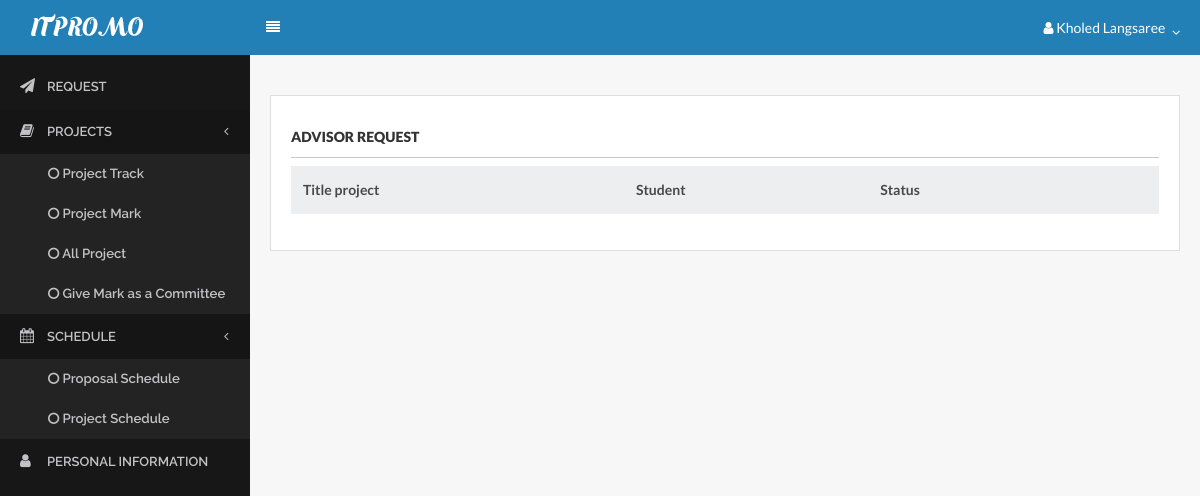
The app's page /index.php?page=student_track_ptoject (signed in), older data.
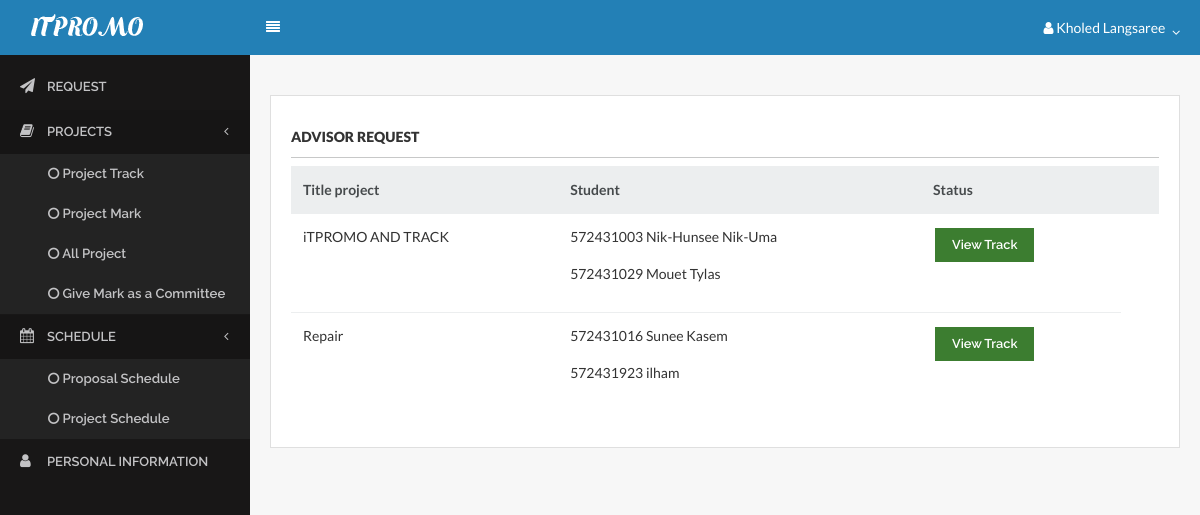
The same page, newer data.
### tables this page shows
CREATE TABLE `files` (
  `files_id` int(11) NOT NULL,
  `files_filename_proposal` varchar(255) NOT NULL,
  `files_filename_project` varchar(255) NOT NULL,
  `advisergroup_id` int(20) NOT NULL,
  `files_status` enum('w','1') NOT NULL COMMENT 'w: wait to accept,1: pass,4:officer approved',
  `member_id` enum('w','4') NOT NULL
);

CREATE TABLE `advisergroup` (
  `advisergroup_id` int(11) NOT NULL,
  `advisergroup_topic` varchar(255) DEFAULT NULL,
  `advisergroup_status` enum('0','w','1') NOT NULL DEFAULT 'w',
  `member_id` int(11) NOT NULL,
  `group_id` int(11) NOT NULL
);

CREATE TABLE `member` (
  `member_id` int(11) NOT NULL,
  `member_idcard` int(30) NOT NULL,
  `member_username` varchar(255) NOT NULL,
  `member_fullname` varchar(255) NOT NULL,
  `member_password` varchar(255) NOT NULL,
  `member_pos` enum('1','2','3','4') NOT NULL COMMENT '1=Advisor, 2=Committee, 3=Student, 4=Officer',
  `member_phone` varchar(255) NOT NULL,
  `member_email` varchar(255) NOT NULL,
  `member_gender` enum('m','f') NOT NULL COMMENT 'm=Male, f=female',
  `admin_id` int(20) NOT NULL COMMENT 'Foreign Key to tb_admin',
  `group_id` int(20) DEFAULT NULL
);

### menu/function.php (the view, shortened to what this page needs)
<?php
function get_member_list($group_id){
	$rows = "";
require 'connect.php';
  $sql = "SELECT member_fullname, member_idcard FROM member WHERE group_id = '$group_id'";
	if($rs = $db->query($sql)){
		if($rs->num_rows > 0){
			while($row = $rs->fetch_object()){
        $rows .= "<p>".$row->member_idcard." ".$row->member_fullname."</p>";
			}
		}else{
			$rows = "<i class='text-danger'>- No member in this group -</i>";
		}
		return $rows;
	}else{
		echo $db->error;
		$db->close();
	}
}
?>

### advisor/student_track_ptoject.php
   <div class="content">
                     <div class="row">
                        <div class="col-md-12">
                            <div class="card">
                                <div class="card-block">
                                    <legend class="text-bold margin-top-2.5"> Advisor Request</legend>
                                     <table class="table">
                                        <thead class="thead-default">
                                           <tr>
                  <th>Title project</th>
                  <th>Student</th>
                    <th>Status</th>
                <th></th>
                </tr>
                                        </thead>
                                        <tbody>
                                          <?php
require 'menu/connect.php';
$my_id = $_SESSION['id'];
      $strSQL = "SELECT advisergroup.*,  files.files_status,files.files_id,files.files_filename_proposal,advisergroup.advisergroup_topic FROM advisergroup
          LEFT JOIN files ON advisergroup.advisergroup_id = files.advisergroup_id
        LEFT JOIN member ON advisergroup.member_id = member.member_id
        WHERE advisergroup.member_id = '$my_id'  AND files_status = '1'
               ";
              if($rs = $db->query($strSQL)){
                while($row = $rs->fetch_object()){
              ?>
             <tr>
                  <td><?php echo $row->advisergroup_topic; ?></td>
                  <td><?php echo get_member_list($row->group_id); ?></td>
               <td><a href="?page=view&id=<?php echo $row->files_id;?>"class="btn btn-success btn-xs"  title="Comfirm" onclick="return confirm_accept('<?php echo $row->group_number; ?>')"><i class='glyphicon glyphicon-ok'></i> View Track</a>
                    </td>
                </tr>
              <?php
                }
              }else{
              }
              ?>
                                        </tbody>
                                    </table>
                                </div>
                            </div>
                        </div>

Row changes from the older to the newer data that the page shows:
added files: advisergroup.advisergroup_topic "iTPROMO AND TRACK"
now on this page (row edited): member: member_idcard "572431003", member_fullname "Nik-Hunsee Nik-Uma", shown under "iTPROMO AND TRACK"
now on this page (row unchanged): member: member_idcard "572431029", member_fullname "Mouet Tylas", shown under "iTPROMO AND TRACK"
added files: advisergroup.advisergroup_topic "Repair"
now on this page (row edited): member: member_idcard "572431016", member_fullname "Sunee Kasem", shown under "Repair"
now on this page (row edited): member: member_idcard "572431923", member_fullname "ilham", shown under "Repair"
